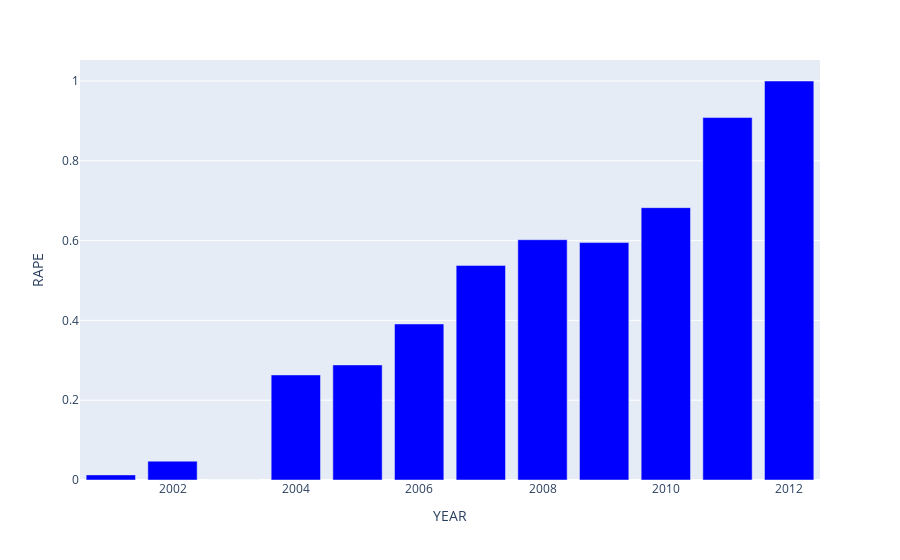

The notebook cell this image was saved under:
### Code cell
fig = px.bar(rape,x='YEAR',y='RAPE',color_discrete_sequence=['blue'])
fig.show()

### Figure 1 — Plotly figure (JSON) as saved in the notebook; plotly's stock layout.template omitted (floating-point values rounded to 4 significant figures)
{"data": [{"alignmentgroup": "True", "hovertemplate": "YEAR=%{x}<br>RAPE=%{y}<extra></extra>", "legendgroup": "", "marker": {"color": "blue", "pattern": {"shape": ""}}, "name": "", "offsetgroup": "", "orientation": "v", "showlegend": false, "textposition": "auto", "type": "bar", "x": [2001, 2002, 2003, 2004, 2005, 2006, 2007, 2008, 2009, 2010, 2011, 2012], "xaxis": "x", "y": [0.01281, 0.04724, 0, 0.2633, 0.2884, 0.3911, 0.5379, 0.6022, 0.595, 0.6825, 0.9084, 1], "yaxis": "y"}], "layout": {"barmode": "relative", "legend": {"tracegroupgap": 0}, "margin": {"t": 60}, "xaxis": {"anchor": "y", "domain": [0, 1], "title": {"text": "YEAR"}}, "yaxis": {"anchor": "x", "domain": [0, 1], "title": {"text": "RAPE"}}}}
